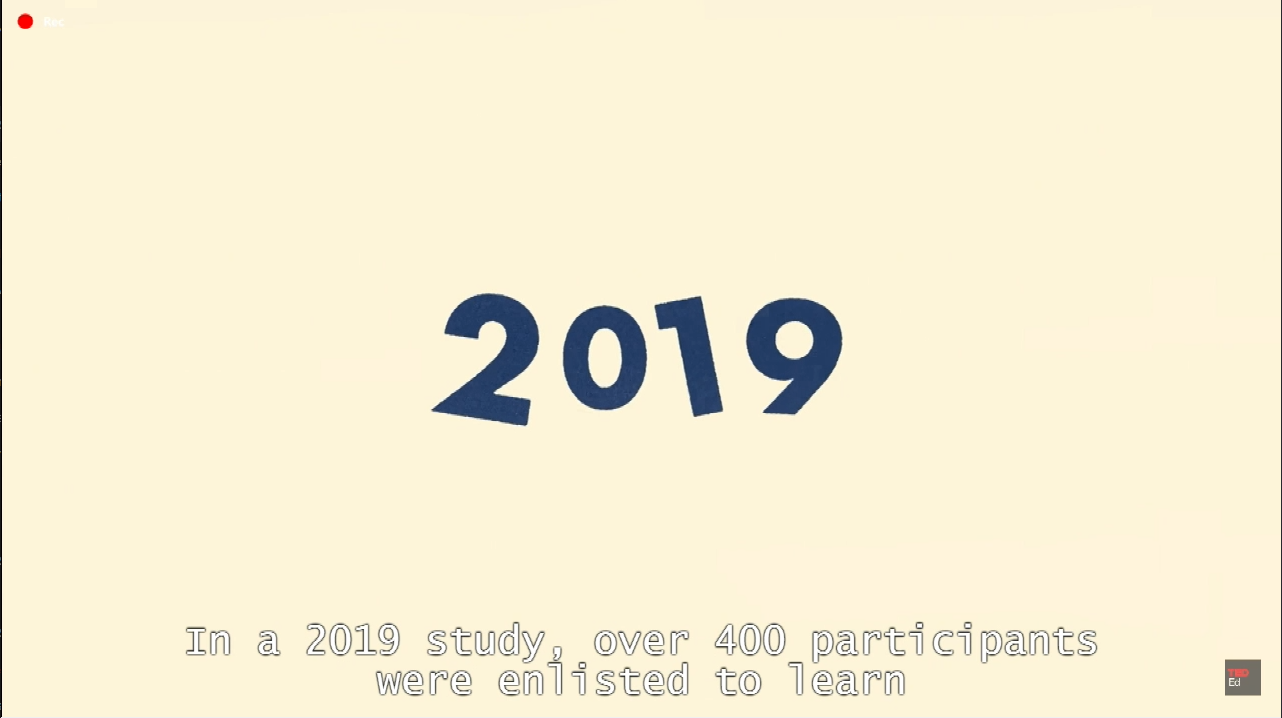
#> input picture Project/Capture.PNG, 1282 x 718 px, given in place of Project Video.mp4, which was not available
$ jupyter execute main.ipynb
#> lines starting #> are read from the running program, lines starting #| are printed output that depends on the picture; after the words box and inside, x2 and y2 are one past the last pixel; in counts of white or black regions, pixels touching at a corner belong together; pictures that were not available may be replaced by others from this repository, and a replacement may not be noted
#> in process_video, frame is the input picture: shape (718, 1282, 3); mean B, G, R 212.9, 238.3, 245.6
[cell 1]
import cv2
import numpy as np
import moviepy.editor as mp

def process_frame(frame, roi_width_ratio=9/10):
    # Define the region of interest (ROI) for the specified width ratio
#> called with roi_width_ratio = 0.9
    height, width = frame.shape[:2]
#> height = 718; width = 1282
    roi_width = int(width * roi_width_ratio)
#> roi_width = 1153
    roi_height = height * 4 // 5
#> roi_height = 574
    roi = frame[roi_height:, :roi_width]
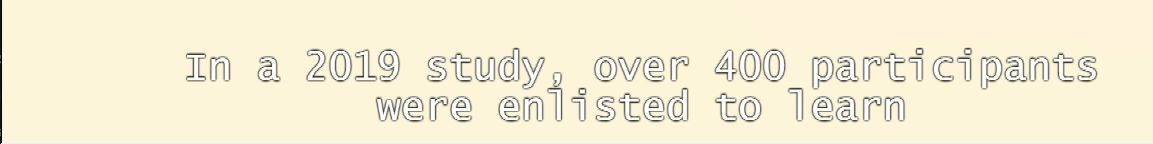
#> roi: shape (144, 1153, 3); mean B, G, R 213, 237.8, 245.4

    # Convert the ROI to grayscale
    gray_roi = cv2.cvtColor(roi, cv2.COLOR_BGR2GRAY)
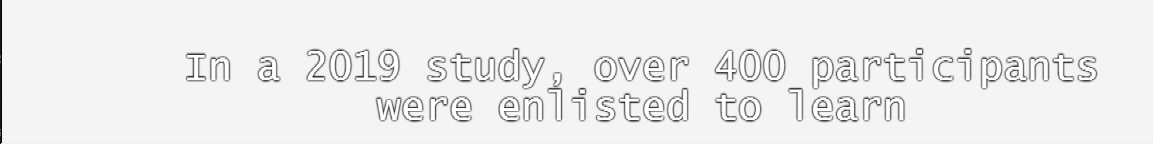
#> gray_roi: shape (144, 1153); min 1, max 255, mean 237.1

    # Apply adaptive thresholding to detect text regions
    _, thresh = cv2.threshold(gray_roi, 0, 255, cv2.THRESH_BINARY_INV + cv2.THRESH_OTSU)
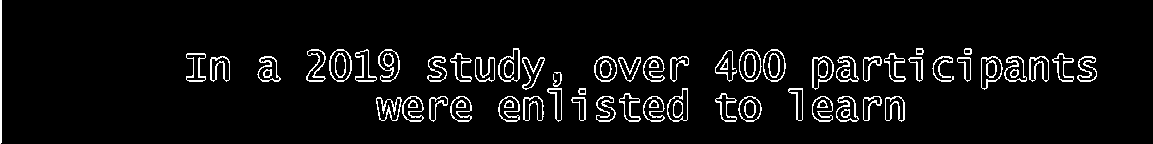
#> thresh: shape (144, 1153); 5.6% white in thin lines or dots


    # Morphological operations to remove noise and connect text components
    kernel = np.ones((3, 3), np.uint8)
    thresh = cv2.morphologyEx(thresh, cv2.MORPH_CLOSE, kernel, iterations=2)
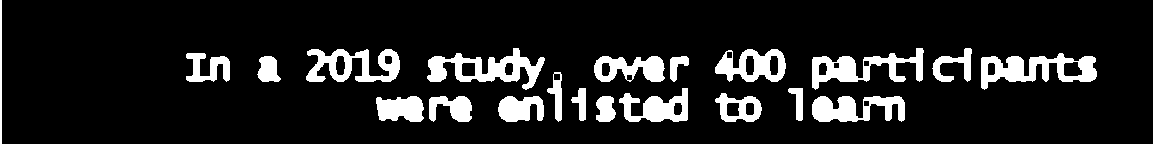
#> thresh: shape (144, 1153); 12.2% white; 21 white regions

    # Find contours in the thresholded ROI
    contours, _ = cv2.findContours(thresh, cv2.RETR_EXTERNAL, cv2.CHAIN_APPROX_SIMPLE)
#> contours = 21 contours; largest, box (x1, y1, x2, y2) and area: (981, 53, 1097, 90) 2174, (427, 48, 545, 90) 2104, (812, 48, 924, 90) 1762, (306, 49, 400, 82) 1721, (715, 49, 786, 82) 1559

    # Initialize variables to store bounding boxes
    all_subtitles_boxes = [[]]  # Initialize with an empty list


    #****************************************************************************************

    for i, contour in enumerate(contours):
        # Get the bounding box of the contour
        x, y, w, h = cv2.boundingRect(contour)

        # Filter out small contours (noise)
        if w > 5 and h > 5:
            # Check if it's a new line based on vertical distance
            if i > 0:
                _, prev_y, _, _ = cv2.boundingRect(contours[i - 1])
                vertical_distance = y - prev_y
                if vertical_distance > h * 1.5:  # Adjust the threshold as needed
                    # Start a new line
                    all_subtitles_boxes.append([])

            # Update the bounding box coordinates for all subtitles
            subtitle_box = (x, y + roi_height, x + w, y + h + roi_height)
            all_subtitles_boxes[-1].append(subtitle_box)

            # Draw the green bounding box for each word
            cv2.rectangle(frame, (x, y + roi_height), (x + w, y + h + roi_height), (0, 255, 0), thickness=2)
#> this loop made 21 passes
#> (x, y, w, h, prev_y, vertical_distance, subtitle_box) on passes 2 to 13: (596, 96, 20, 26, 96, 0, (596, 670, 616, 696)), (498, 96, 46, 26, 96, 0, (498, 670, 544, 696)), (429, 96, 43, 26, 96, 0, (429, 670, 472, 696)), (376, 96, 48, 26, 96, 0, (376, 670, 424, 696)), (715, 93, 47, 29, 96, -3, (715, 667, 762, 696)), (788, 88, 15, 33, 93, -5, (788, 662, 803, 695)), (619, 88, 69, 34, 88, 0, (619, 662, 688, 696)), (571, 88, 15, 33, 88, 0, (571, 662, 586, 695)), (547, 72, 15, 50, 88, -16, (547, 646, 562, 696)), (670, 56, 19, 26, 72, -16, (670, 630, 689, 656)), (594, 56, 71, 26, 56, 0, (594, 630, 665, 656)), (257, 56, 24, 26, 56, 0, (257, 630, 281, 656))
#> (x, y, w, h, subtitle_box) on pass 1: (812, 96, 93, 26, (812, 670, 905, 696))
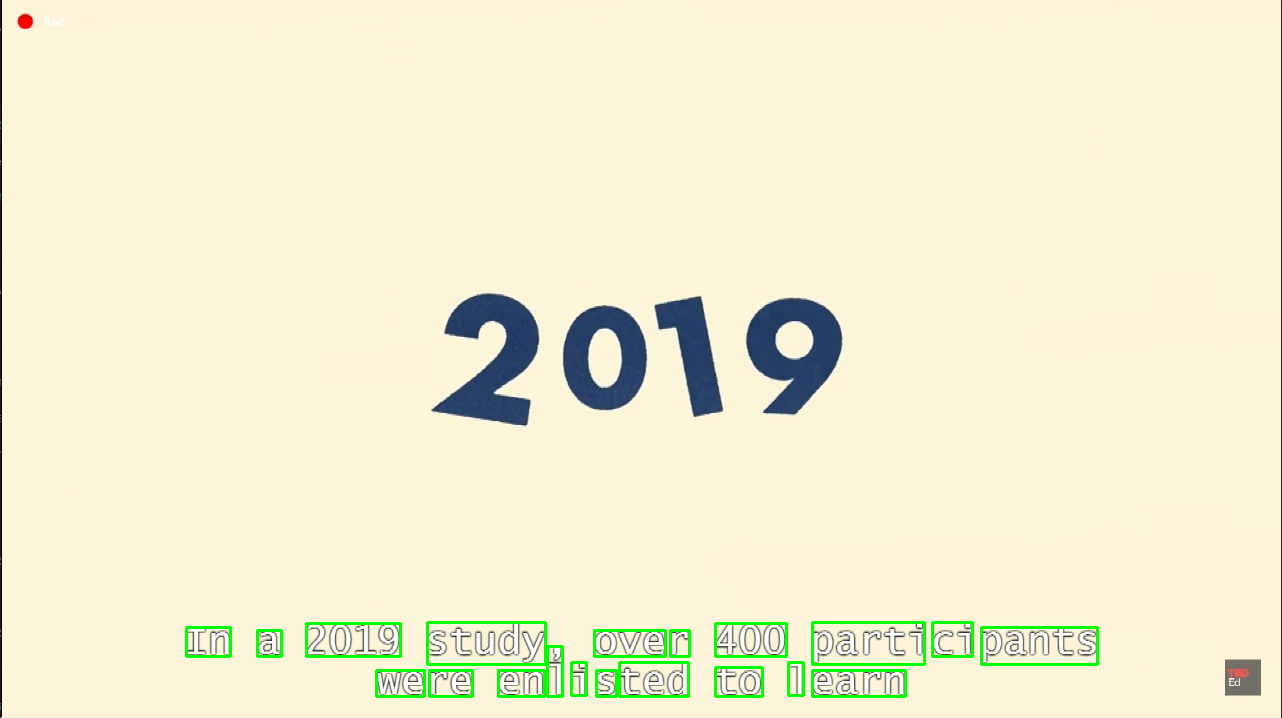
#> frame: shape (718, 1282, 3); 1.13% of pixels changed, all inside (x1, y1, x2, y2) = (185, 621, 1099, 698)
#> after the loop, all_subtitles_boxes = 1 item

#***********************************************************************************************************************

#***************************************************************************************************************
    # Draw the red bounding box around all subtitles
    for line_boxes in all_subtitles_boxes:
        if line_boxes:
            min_x = min(box[0] for box in line_boxes)
            min_y = min(box[1] for box in line_boxes)
            max_x = max(box[2] for box in line_boxes)
            max_y = max(box[3] for box in line_boxes)
            cv2.rectangle(frame, (min_x, min_y), (max_x, max_y), (0, 0, 255), thickness=2)


        return all_subtitles_boxes
#> this loop made 1 pass
#> (min_x, min_y, max_x, max_y) on pass 1: (186, 622, 1097, 696)
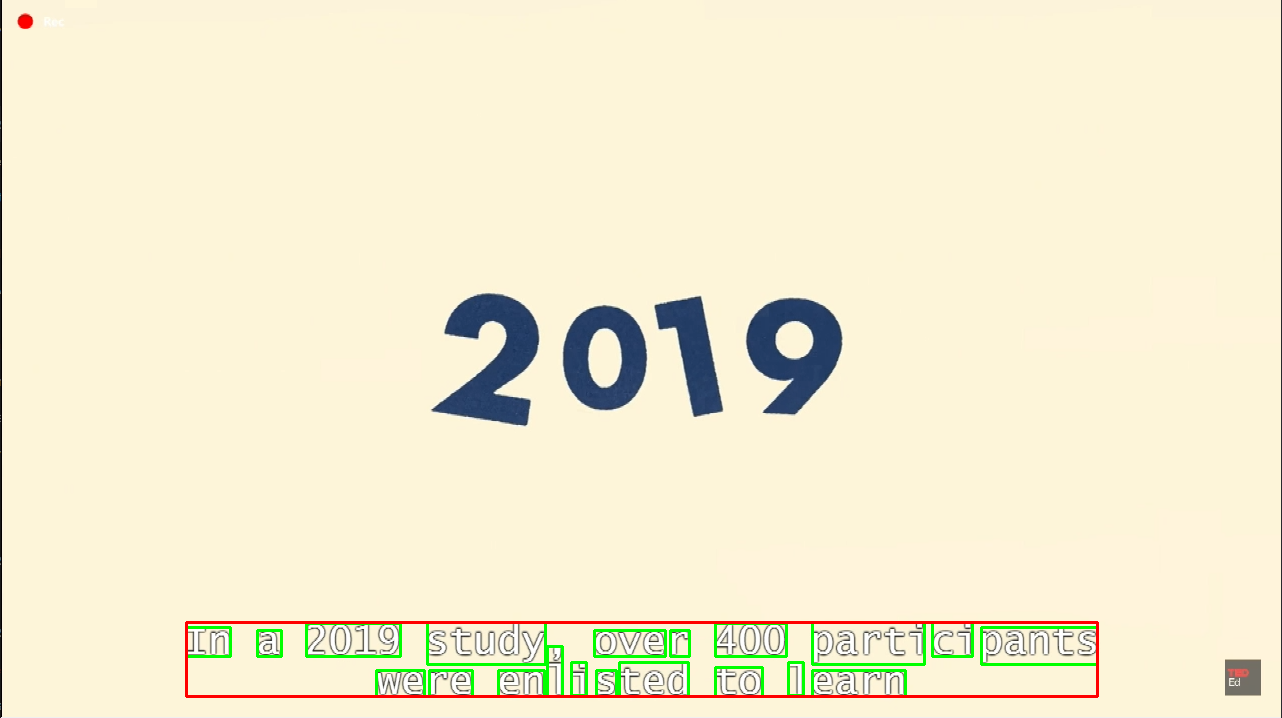
#> frame: shape (718, 1282, 3); 0.64% of pixels changed, all inside (x1, y1, x2, y2) = (185, 621, 1099, 698)
#************************************************************************************************************
def process_video(video_path):
    # Open the video file
    cap = cv2.VideoCapture(video_path)

    # Get video properties
    fps = cap.get(cv2.CAP_PROP_FPS)
    frame_width = int(cap.get(cv2.CAP_PROP_FRAME_WIDTH))
    frame_height = int(cap.get(cv2.CAP_PROP_FRAME_HEIGHT))

    # Create VideoWriter for output video with AVI format
    out = cv2.VideoWriter('output_video.avi', cv2.VideoWriter_fourcc(*'XVID'), fps, (frame_width, frame_height))

    # Create a list to store frames for audio processing
    frames = []

    while True:
        ret, frame = cap.read()
        if not ret:
            break

        # Process the frame (ignoring far right)
        all_subtitles_boxes = process_frame(frame)
#> all_subtitles_boxes = 1 item

        # Display the frame with bounding boxes
        cv2.imshow('Video Subtitles Detector', frame)
        out.write(frame)

        # Append the frame to the list for audio processing
        frames.append(frame)

        if cv2.waitKey(25) & 0xFF == ord('q'):
#> (key q is pressed here)
            break

    # Release resources
    cap.release()
    out.release()
    cv2.destroyAllWindows()

    # Process audio
    audio_clip = mp.AudioFileClip(video_path)
    audio = audio_clip.set_fps(fps)
    video_clip = mp.ImageSequenceClip(frames, fps=fps)

    # Combine video and audio
    final_clip = video_clip.set_audio(audio)
    final_clip.write_videofile('output_video_with_audio.avi', codec='libxvid', audio_codec='mp3', fps=fps)
#********************************************************************************************************************************
# Specify the path to the input video
video_path ='F:\Shady\FCAI\Fouth year\image processing\Project\Project Video.mp4'

# Process the video and save the output with sound
process_video(video_path)
#> (the call stopped at in process_video, `audio_clip = mp.AudioFileClip(video_path)`: moviepy is not available in this run)
#********************************************************************************************************************************
